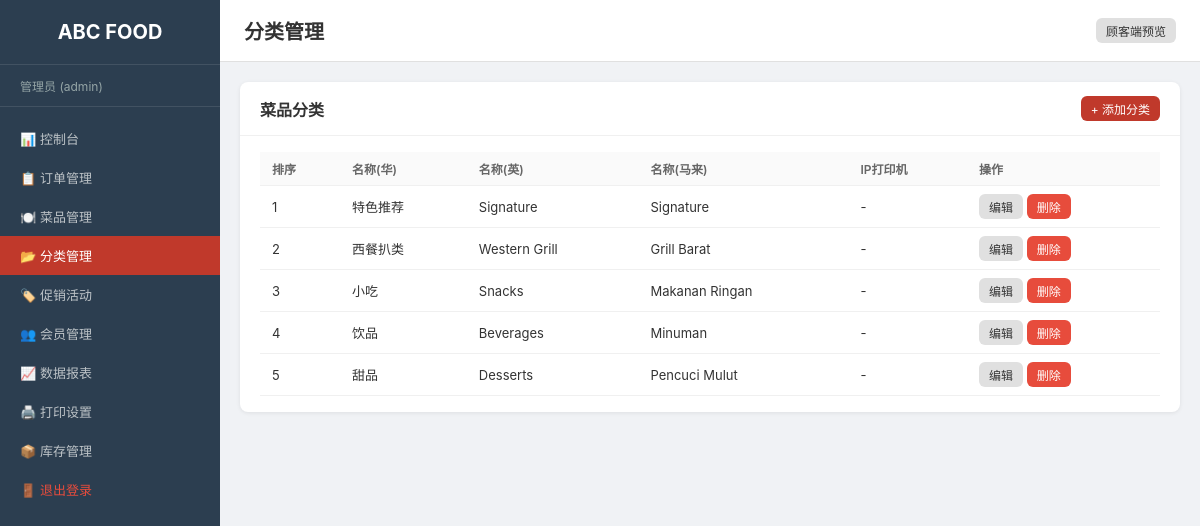
Screenshot of /admin/categories.php (signed in) with the database file from the repository.
### tables this page shows
CREATE TABLE IF NOT EXISTS categories (
    id INT AUTO_INCREMENT PRIMARY KEY,
    store_id INT NOT NULL DEFAULT 1,
    name_zh VARCHAR(50) NOT NULL COMMENT '分类名称(华)',
    name_en VARCHAR(50) NOT NULL COMMENT '分类名称(英)',
    name_ms VARCHAR(50) NOT NULL COMMENT '分类名称(马来)',
    sort_order INT DEFAULT 0 COMMENT '排序',
    printer_ip VARCHAR(45) DEFAULT NULL COMMENT '对应IP打印机地址(分类打印)',
    is_active TINYINT(1) DEFAULT 1,
    created_at DATETIME DEFAULT CURRENT_TIMESTAMP,
    FOREIGN KEY (store_id) REFERENCES stores(id)
);

### includes/functions.php (called while the page is built, shortened)
<?php
function h(?string $str): string {
    return htmlspecialchars($str ?? '', ENT_QUOTES, 'UTF-8');
}

### admin/categories.php (the view, shortened to what this page needs)
<?php
require_once __DIR__ . '/../includes/admin_header.php';
$db = getDB();
$stmt = $db->prepare("SELECT * FROM categories WHERE store_id = 1 ORDER BY sort_order");
$stmt->execute();
$categories = $stmt->fetchAll();
?>
<div class="card">
    <div class="card-header">
        <h3>菜品分类</h3>
        <a href="?add=1" class="btn-primary btn-sm">+ 添加分类</a>
    </div>
    <div class="card-body">
        <table class="table">
            <thead><tr><th>排序</th><th>名称(华)</th><th>名称(英)</th><th>名称(马来)</th><th>IP打印机</th><th>操作</th></tr></thead>
            <tbody>
            <?php foreach ($categories as $c): ?>
                <tr>
                    <td><?= $c['sort_order'] ?></td>
                    <td><?= h($c['name_zh']) ?></td>
                    <td><?= h($c['name_en']) ?></td>
                    <td><?= h($c['name_ms']) ?></td>
                    <td><?= h($c['printer_ip'] ?: '-') ?></td>
                    <td>
                        <a href="?edit=<?= $c['id'] ?>" class="btn-sm btn-secondary">编辑</a>
                        <a href="?delete=<?= $c['id'] ?>" class="btn-sm btn-danger" onclick="return confirm('确认删除?')">删除</a>
                    </td>
                </tr>
            <?php endforeach; ?>
            </tbody>
        </table>
    </div>
</div>
<?php require_once __DIR__ . '/../includes/admin_footer.php'; ?>

### assets/css/admin.css (style rules this page uses)
* { margin: 0; padding: 0; box-sizing: border-box; }
body { font-family: -apple-system, BlinkMacSystemFont, 'Segoe UI', 'PingFang SC', 'Microsoft YaHei', sans-serif; background: #f0f2f5; color: #333; font-size: 14px; }
.card { background: #fff; border-radius: 8px; box-shadow: 0 1px 4px rgba(0,0,0,0.08); margin-bottom: 16px; }
.card-header { padding: 14px 20px; border-bottom: 1px solid #f0f0f0; display: flex; justify-content: space-between; align-items: center; }
.card-header h3 { font-size: 16px; }
.card-body { padding: 16px 20px; }
.table { width: 100%; border-collapse: collapse; }
.table th, .table td { padding: 8px 12px; text-align: left; border-bottom: 1px solid #f0f0f0; font-size: 13px; }
.table th { background: #fafafa; font-weight: 600; color: #666; font-size: 12px; text-transform: uppercase; }
.btn-primary { background: #c0392b; color: #fff; border: none; padding: 8px 16px; border-radius: 6px; cursor: pointer; font-size: 13px; transition: background 0.2s; }
.btn-secondary { background: #e0e0e0; color: #333; border: none; padding: 8px 16px; border-radius: 6px; cursor: pointer; font-size: 13px; }
.btn-danger { background: #e74c3c; color: #fff; border: none; padding: 8px 16px; border-radius: 6px; cursor: pointer; font-size: 13px; }
.btn-sm { padding: 4px 10px; font-size: 12px; }
a.btn-primary, a.btn-secondary, a.btn-danger, a.btn-warning { display: inline-block; text-decoration: none; text-align: center; }

### rows the page displays
categories: sort_order "1", name_zh "特色推荐", name_en "Signature", name_ms "Signature", printer_ip "-"
categories: sort_order "2", name_zh "西餐扒类", name_en "Western Grill", name_ms "Grill Barat", printer_ip "-"
categories: sort_order "3", name_zh "小吃", name_en "Snacks", name_ms "Makanan Ringan", printer_ip "-"
categories: sort_order "4", name_zh "饮品", name_en "Beverages", name_ms "Minuman", printer_ip "-"
categories: sort_order "5", name_zh "甜品", name_en "Desserts", name_ms "Pencuci Mulut", printer_ip "-"

### other values shown
$currentUser "管理员"
$currentRole "admin"
$pageTitle "分类管理"
